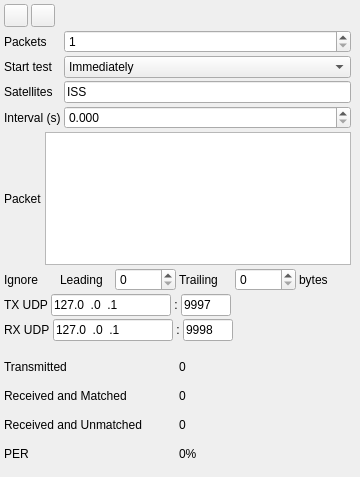
<?xml version="1.0" encoding="UTF-8"?>
<ui version="4.0">
 <class>PERTesterGUI</class>
 <widget class="RollupContents" name="PERTesterGUI">
  <property name="geometry">
   <rect>
    <x>0</x>
    <y>0</y>
    <width>360</width>
    <height>477</height>
   </rect>
  </property>
  <property name="sizePolicy">
   <sizepolicy hsizetype="Expanding" vsizetype="Fixed">
    <horstretch>0</horstretch>
    <verstretch>0</verstretch>
   </sizepolicy>
  </property>
  <property name="minimumSize">
   <size>
    <width>360</width>
    <height>0</height>
   </size>
  </property>
  <property name="maximumSize">
   <size>
    <width>600</width>
    <height>16777215</height>
   </size>
  </property>
  <property name="font">
   <font>
    <family>Liberation Sans</family>
    <pointsize>9</pointsize>
   </font>
  </property>
  <property name="windowTitle">
   <string>Packet Error Rate Tester</string>
  </property>
  <widget class="QWidget" name="settingsContainer" native="true">
   <property name="geometry">
    <rect>
     <x>2</x>
     <y>2</y>
     <width>351</width>
     <height>341</height>
    </rect>
   </property>
   <property name="sizePolicy">
    <sizepolicy hsizetype="Preferred" vsizetype="Preferred">
     <horstretch>0</horstretch>
     <verstretch>0</verstretch>
    </sizepolicy>
   </property>
   <property name="windowTitle">
    <string>Settings</string>
   </property>
   <layout class="QVBoxLayout" name="verticalLayout">
    <property name="spacing">
     <number>3</number>
    </property>
    <property name="leftMargin">
     <number>2</number>
    </property>
    <property name="topMargin">
     <number>2</number>
    </property>
    <property name="rightMargin">
     <number>2</number>
    </property>
    <property name="bottomMargin">
     <number>2</number>
    </property>
    <item>
     <layout class="QHBoxLayout" name="controlLayout">
      <item>
       <widget class="ButtonSwitch" name="startStop">
        <property name="toolTip">
         <string>Start/stop PER Test</string>
        </property>
        <property name="text">
         <string/>
        </property>
        <property name="icon">
         <iconset resource="../../../sdrgui/resources/res.qrc">
          <normaloff>:/play.png</normaloff>
          <normalon>:/stop.png</normalon>:/play.png</iconset>
        </property>
       </widget>
      </item>
      <item>
       <widget class="QToolButton" name="resetStats">
        <property name="toolTip">
         <string>Reset statistics</string>
        </property>
        <property name="text">
         <string/>
        </property>
        <property name="icon">
         <iconset resource="../../../sdrgui/resources/res.qrc">
          <normaloff>:/recycle.png</normaloff>:/recycle.png</iconset>
        </property>
       </widget>
      </item>
      <item>
       <spacer name="buttonsHorizontalSpacer">
        <property name="orientation">
         <enum>Qt::Horizontal</enum>
        </property>
        <property name="sizeHint" stdset="0">
         <size>
          <width>40</width>
          <height>20</height>
         </size>
        </property>
       </spacer>
      </item>
     </layout>
    </item>
    <item>
     <layout class="QGridLayout" name="gridLayout">
      <item row="2" column="0">
       <widget class="QLabel" name="startLabel">
        <property name="text">
         <string>Start test</string>
        </property>
       </widget>
      </item>
      <item row="1" column="1">
       <widget class="QSpinBox" name="packetCount">
        <property name="toolTip">
         <string>Number of packets to transmit</string>
        </property>
        <property name="minimum">
         <number>1</number>
        </property>
        <property name="maximum">
         <number>2000000000</number>
        </property>
       </widget>
      </item>
      <item row="2" column="1">
       <widget class="QComboBox" name="start">
        <property name="toolTip">
         <string>When to start the test, after the start button is pressed</string>
        </property>
        <item>
         <property name="text">
          <string>Immediately</string>
         </property>
        </item>
        <item>
         <property name="text">
          <string>On satellite AOS</string>
         </property>
        </item>
        <item>
         <property name="text">
          <string>On satellite mid pass</string>
         </property>
        </item>
       </widget>
      </item>
      <item row="1" column="0">
       <widget class="QLabel" name="packetCountLabel">
        <property name="minimumSize">
         <size>
          <width>0</width>
          <height>0</height>
         </size>
        </property>
        <property name="text">
         <string>Packets</string>
        </property>
       </widget>
      </item>
      <item row="4" column="1">
       <widget class="QDoubleSpinBox" name="interval">
        <property name="toolTip">
         <string>Interval in seconds between packets</string>
        </property>
        <property name="decimals">
         <number>3</number>
        </property>
        <property name="maximum">
         <double>1000000.000000000000000</double>
        </property>
       </widget>
      </item>
      <item row="4" column="0">
       <widget class="QLabel" name="intervalLabel">
        <property name="text">
         <string>Interval (s)</string>
        </property>
       </widget>
      </item>
      <item row="3" column="0">
       <widget class="QLabel" name="satellitesLabel">
        <property name="text">
         <string>Satellites</string>
        </property>
       </widget>
      </item>
      <item row="3" column="1">
       <widget class="QLineEdit" name="satellites">
        <property name="toolTip">
         <string>Space separated list of satellite names to start the PER test on</string>
        </property>
        <property name="text">
         <string>ISS</string>
        </property>
       </widget>
      </item>
     </layout>
    </item>
    <item>
     <layout class="QHBoxLayout" name="horizontalLayout">
      <item>
       <widget class="QLabel" name="packetLabel">
        <property name="text">
         <string>Packet</string>
        </property>
       </widget>
      </item>
      <item>
       <widget class="QPlainTextEdit" name="packet">
        <property name="sizePolicy">
         <sizepolicy hsizetype="Expanding" vsizetype="Expanding">
          <horstretch>0</horstretch>
          <verstretch>0</verstretch>
         </sizepolicy>
        </property>
        <property name="minimumSize">
         <size>
          <width>0</width>
          <height>80</height>
         </size>
        </property>
        <property name="toolTip">
         <string>Hex encoded packet to transmit.

Substitutions:
%{ax25.src=CALLSIGN}
%{ax25.dst=CALLSIGN}
%{num}
%{data=min,max}</string>
        </property>
       </widget>
      </item>
     </layout>
    </item>
    <item>
     <layout class="QHBoxLayout" name="ignoreLayout">
      <item>
       <widget class="QLabel" name="ignoreLabel">
        <property name="text">
         <string>Ignore</string>
        </property>
       </widget>
      </item>
      <item>
       <widget class="QLabel" name="leadingLabel">
        <property name="text">
         <string>Leading</string>
        </property>
       </widget>
      </item>
      <item>
       <widget class="QSpinBox" name="leading">
        <property name="maximum">
         <number>10000</number>
        </property>
       </widget>
      </item>
      <item>
       <widget class="QLabel" name="trailingLabel">
        <property name="text">
         <string>Trailing</string>
        </property>
       </widget>
      </item>
      <item>
       <widget class="QSpinBox" name="trailing">
        <property name="maximum">
         <number>10000</number>
        </property>
       </widget>
      </item>
      <item>
       <widget class="QLabel" name="bytesLabel">
        <property name="text">
         <string>bytes</string>
        </property>
       </widget>
      </item>
     </layout>
    </item>
    <item>
     <layout class="QHBoxLayout" name="txLayout">
      <item>
       <widget class="QLabel" name="txUDPLabel">
        <property name="text">
         <string>TX UDP</string>
        </property>
       </widget>
      </item>
      <item>
       <widget class="QLineEdit" name="txUDPAddress">
        <property name="minimumSize">
         <size>
          <width>120</width>
          <height>0</height>
         </size>
        </property>
        <property name="focusPolicy">
         <enum>Qt::ClickFocus</enum>
        </property>
        <property name="toolTip">
         <string>Destination UDP address</string>
        </property>
        <property name="inputMask">
         <string>000.000.000.000</string>
        </property>
        <property name="text">
         <string>127.0.0.1</string>
        </property>
       </widget>
      </item>
      <item>
       <widget class="QLabel" name="txUDPSeparator">
        <property name="text">
         <string>:</string>
        </property>
        <property name="alignment">
         <set>Qt::AlignCenter</set>
        </property>
       </widget>
      </item>
      <item>
       <widget class="QLineEdit" name="txUDPPort">
        <property name="minimumSize">
         <size>
          <width>50</width>
          <height>0</height>
         </size>
        </property>
        <property name="maximumSize">
         <size>
          <width>50</width>
          <height>16777215</height>
         </size>
        </property>
        <property name="focusPolicy">
         <enum>Qt::ClickFocus</enum>
        </property>
        <property name="toolTip">
         <string>Destination UDP port</string>
        </property>
        <property name="inputMask">
         <string>00000</string>
        </property>
        <property name="text">
         <string>9997</string>
        </property>
       </widget>
      </item>
      <item>
       <spacer name="txHorizontalSpacer">
        <property name="orientation">
         <enum>Qt::Horizontal</enum>
        </property>
        <property name="sizeHint" stdset="0">
         <size>
          <width>40</width>
          <height>20</height>
         </size>
        </property>
       </spacer>
      </item>
     </layout>
    </item>
    <item>
     <layout class="QHBoxLayout" name="channelLayout">
      <item>
       <widget class="QLabel" name="rxUDPLabel">
        <property name="text">
         <string>RX UDP</string>
        </property>
       </widget>
      </item>
      <item>
       <widget class="QLineEdit" name="rxUDPAddress">
        <property name="minimumSize">
         <size>
          <width>120</width>
          <height>0</height>
         </size>
        </property>
        <property name="focusPolicy">
         <enum>Qt::ClickFocus</enum>
        </property>
        <property name="toolTip">
         <string>Destination UDP address</string>
        </property>
        <property name="inputMask">
         <string>000.000.000.000</string>
        </property>
        <property name="text">
         <string>127.0.0.1</string>
        </property>
       </widget>
      </item>
      <item>
       <widget class="QLabel" name="rxUDPSeparator">
        <property name="text">
         <string>:</string>
        </property>
        <property name="alignment">
         <set>Qt::AlignCenter</set>
        </property>
       </widget>
      </item>
      <item>
       <widget class="QLineEdit" name="rxUDPPort">
        <property name="minimumSize">
         <size>
          <width>50</width>
          <height>0</height>
         </size>
        </property>
        <property name="maximumSize">
         <size>
          <width>50</width>
          <height>16777215</height>
         </size>
        </property>
        <property name="focusPolicy">
         <enum>Qt::ClickFocus</enum>
        </property>
        <property name="toolTip">
         <string>Destination UDP port</string>
        </property>
        <property name="inputMask">
         <string>00000</string>
        </property>
        <property name="text">
         <string>9998</string>
        </property>
       </widget>
      </item>
      <item>
       <spacer name="rxHorizontalSpacer">
        <property name="orientation">
         <enum>Qt::Horizontal</enum>
        </property>
        <property name="sizeHint" stdset="0">
         <size>
          <width>40</width>
          <height>20</height>
         </size>
        </property>
       </spacer>
      </item>
     </layout>
    </item>
   </layout>
  </widget>
  <widget class="QWidget" name="statsContainer" native="true">
   <property name="geometry">
    <rect>
     <x>2</x>
     <y>352</y>
     <width>351</width>
     <height>117</height>
    </rect>
   </property>
   <property name="windowTitle">
    <string>Statistics</string>
   </property>
   <layout class="QVBoxLayout" name="verticalLayout_2">
    <property name="spacing">
     <number>3</number>
    </property>
    <property name="leftMargin">
     <number>2</number>
    </property>
    <property name="topMargin">
     <number>2</number>
    </property>
    <property name="rightMargin">
     <number>2</number>
    </property>
    <property name="bottomMargin">
     <number>2</number>
    </property>
    <item>
     <layout class="QGridLayout" name="statsLayout">
      <item row="2" column="1">
       <widget class="QLabel" name="receivedMatchedText">
        <property name="toolTip">
         <string>Number of packets received that match a transmitted packet</string>
        </property>
        <property name="text">
         <string>0</string>
        </property>
       </widget>
      </item>
      <item row="2" column="0">
       <widget class="QLabel" name="receivedMatchedLabel">
        <property name="text">
         <string>Received and Matched</string>
        </property>
       </widget>
      </item>
      <item row="4" column="0">
       <widget class="QLabel" name="perLabel">
        <property name="text">
         <string>PER</string>
        </property>
       </widget>
      </item>
      <item row="4" column="1">
       <widget class="QLabel" name="perText">
        <property name="text">
         <string>0%</string>
        </property>
       </widget>
      </item>
      <item row="1" column="1">
       <widget class="QLabel" name="transmittedText">
        <property name="toolTip">
         <string>Number of packets that have been transmitted</string>
        </property>
        <property name="text">
         <string>0</string>
        </property>
       </widget>
      </item>
      <item row="1" column="0">
       <widget class="QLabel" name="transmittedLabel">
        <property name="text">
         <string>Transmitted</string>
        </property>
       </widget>
      </item>
      <item row="3" column="0">
       <widget class="QLabel" name="receivedUnmatchedLabel">
        <property name="text">
         <string>Received and Unmatched</string>
        </property>
       </widget>
      </item>
      <item row="3" column="1">
       <widget class="QLabel" name="receivedUnmatchedText">
        <property name="toolTip">
         <string>Number of packets received that do not match a transmitted packet</string>
        </property>
        <property name="text">
         <string>0</string>
        </property>
       </widget>
      </item>
     </layout>
    </item>
   </layout>
  </widget>
 </widget>
 <customwidgets>
  <customwidget>
   <class>ButtonSwitch</class>
   <extends>QToolButton</extends>
   <header>gui/buttonswitch.h</header>
  </customwidget>
  <customwidget>
   <class>RollupContents</class>
   <extends>QWidget</extends>
   <header>gui/rollupcontents.h</header>
   <container>1</container>
  </customwidget>
 </customwidgets>
 <tabstops>
  <tabstop>startStop</tabstop>
 </tabstops>
 <resources>
  <include location="../../../sdrgui/resources/res.qrc"/>
 </resources>
 <connections/>
</ui>
